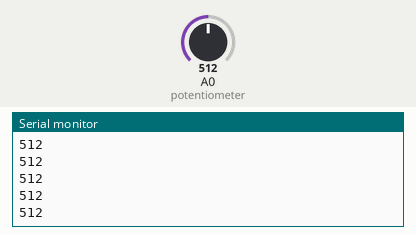
This sketch was run on a simulated Arduino Uno, built with avr-gcc and run on an emulated ATmega328P. Parts: the last lines printed to the serial monitor. The test bench sets the inputs (shaded band); at power-on: A0 (potentiometer) = 512.

Above: at 1.2 s.
1.3 s: A0 (potentiometer) set to 716
At 1.31 s:
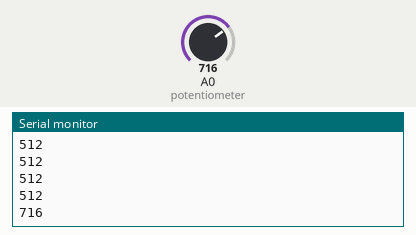
2.8 s: A0 (potentiometer) set to 900
At 2.81 s:
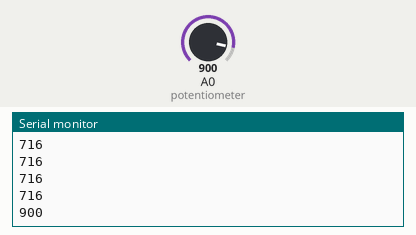
Timing chart, 0 to 5.8 s (numbered marks = the images above; inputs shaded):
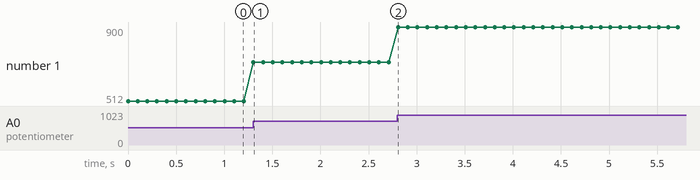

Measured:
- after the input at 1.3 s, the serial monitor: prints a new line at once (image 1)
- after the input at 2.8 s, the serial monitor: prints a new line at once (image 2)
- plotted number 1: 512 → 716 after the input at 1.3 s, 716 → 900 after the input at 2.8 s

The sketch:

sketch_aug6a.ino
```cpp
void setup() {
  Serial.begin(115200); // Use a high baud rate for smoother data
}

void loop() {
  int sensorValue = analogRead(A0); // Assuming potentiometer on A0
  Serial.println(sensorValue);
  delay(100); // Slight delay to reduce CPU usage and match plotting speed
}
```
